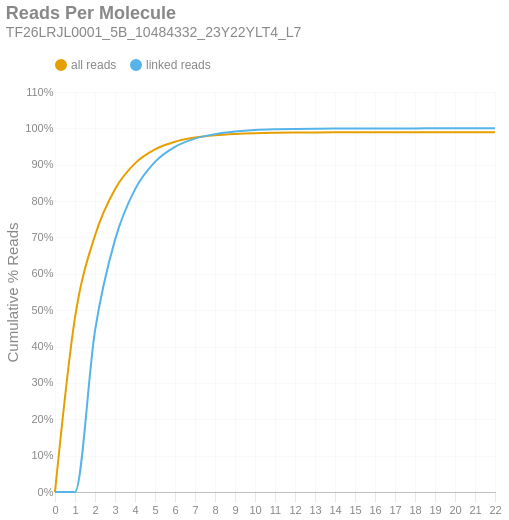

This figure's notebook cell:
### Markdown cell above
### Reads per Molecule
This chart shows the cumulative distribution of the number of reads per linked molecule. That is, how many alignments are associated with a unique molecule. This excludes the number of reads associated with invalid or absent linked-read barcodes. The `linked` histogram is the percentages recalculated when disregarding singletons.

### Code cell
if SKIPLR:
    print_html(f"Skipped")
else:
    counts = np.bincount(valids['reads'].cast(pl.Int64).to_numpy())
    weighted = counts * np.arange(len(counts))
    all_perc = weighted / n_reads
    linked_perc = weighted / n_linked_reads
    linked_perc[1] = 0
    binned_df = pl.DataFrame({
        'readsper': list(range(len(counts))),
        'all reads (cumsum)': np.cumsum(all_perc).tolist(),
        'linked reads (cumsum)': np.cumsum(linked_perc).tolist(),
    })

    with SafeRender(binned_df):
        (
            density_plot(binned_df, 'Reads Per Molecule', samplename, 'readspmol')
            .encode(
                x=alt.X('readsper:O', title=None).axis(labelAngle=0).scale(padding=0),
                y=alt.Y('value:Q', title='Cumulative % Reads').axis(format='%').stack(False),
                color=alt.Color("key:N").scale(domain=["all reads", "linked reads"]),
                tooltip=[
                    alt.Tooltip("key:N", title="Data Type"),
                    alt.Tooltip("readsper:O", title="Reads Per Molecule"),
                    alt.Tooltip("value:Q", format=".2%", title="% Reads (Cum.)")
                ]            
            )
        ).display()

### Figure 1 — Vega-Lite specification as saved in the notebook (floating-point values rounded to 4 significant figures)
{"width": "container", "height": 400, "config": {"title": {"anchor": "start", "dy": -15, "fontSize": 18, "color": "#888888", "subtitleColor": "#888888", "subtitleFontSize": 14}, "arc": {"fill": "#0072B2"}, "axis": {"domainColor": "#888888", "domainWidth": 0.5, "gridWidth": 0.2, "grid": false, "titleFontWeight": 400, "titleFontSize": 15, "labelFontSize": 11, "labelColor": "#888888", "tickColor": "#888888", "tickWidth": 0.2, "titleColor": "#888888"}, "axisBand": {"grid": false}, "axisX": {"grid": true, "tickSize": 10, "domainCap": "round"}, "axisY": {"domain": false, "grid": true, "tickSize": 0, "domainCap": "round"}, "background": "transparent", "header": {"labelFontSize": 15, "labelColor": "#888888", "titleFontSize": 15, "titleFontWeight": 600, "titleColor": "#888888"}, "legend": {"labelFont": "sans-serif", "labelFontSize": 12, "labelColor": "#888888", "symbolSize": 100, "symbolType": "circle", "titleFontSize": 12, "titlePadding": 10, "titleColor": "#888888", "title": null, "orient": "top"}, "range": {"category": ["#E69F00", "#56B4E9", "#009E73", "#F0E442", "#0072B2", "#D55E00", "#CC79A7", "#000000"], "diverging": ["#cfe8f3", "#a2d4ec", "#73bfe2", "#46abdb", "#1696d2", "#12719e"]}, "area": {"fill": "#0072B2", "fillOpacity": 0.7, "line": true, "strokeOpacity": 0.7}, "line": {"color": "#0072B2", "stroke": "#0072B2", "strokeWidth": 2}, "trail": {"color": "#0072B2", "stroke": "#0072B2", "strokeWidth": 0, "size": 1}, "point": {"filled": true, "fillOpacity": 1.0, "size": 95}, "text": {"color": "#888888", "fontSize": 11, "align": "right", "fontWeight": 400, "size": 11}, "bar": {"fill": "#0072B2", "stroke": null}, "view": {"stroke": null, "continuousWidth": 660, "continuousHeight": 400}}, "data": {"name": "data-7340d82894b07a8ebfe02c2e01196506"}, "mark": {"type": "line", "interpolate": "monotone", "point": {"opacity": 0, "size": 275}}, "encoding": {"color": {"field": "key", "scale": {"domain": ["all reads", "linked reads"]}, "type": "nominal"}, "tooltip": [{"field": "key", "title": "Data Type", "type": "nominal"}, {"field": "readsper", "title": "Reads Per Molecule", "type": "ordinal"}, {"field": "value", "format": ".2%", "title": "% Reads (Cum.)", "type": "quantitative"}], "x": {"axis": {"labelAngle": 0}, "field": "readsper", "scale": {"padding": 0}, "title": null, "type": "ordinal"}, "y": {"axis": {"format": "%"}, "field": "value", "stack": false, "title": "Cumulative % Reads", "type": "quantitative"}}, "params": [{"name": "param_c36ac31b6afebe62", "select": {"type": "point", "fields": ["key"]}, "bind": "legend"}], "title": {"text": "Reads Per Molecule", "subtitle": "TF26LRJL0001_5B_10484332_23Y22YLT4_L7"}, "transform": [{"fold": ["all reads (cumsum)", "linked reads (cumsum)"]}, {"calculate": "replace(datum.key, ' (cumsum)', '')", "as": "key"}, {"filter": {"param": "param_c36ac31b6afebe62"}}], "usermeta": {"embedOptions": {"downloadFileName": "TF26LRJL0001_5B_10484332_23Y22YLT4_L7.readspmol"}}, "$schema": "https://vega.github.io/schema/vega-lite/v6.4.1.json", "datasets": {"data-7340d82894b07a8ebfe02c2e01196506": [{"readsper": 0, "all reads (cumsum)": 0.0, "linked reads (cumsum)": 0.0}, {"readsper": 1, "all reads (cumsum)": 0.4793, "linked reads (cumsum)": 0.0}, {"readsper": 2, "all reads (cumsum)": 0.7054, "linked reads (cumsum)": 0.4434}, {"readsper": 3, "all reads (cumsum)": 0.8328, "linked reads (cumsum)": 0.6934}, {"readsper": 4, "all reads (cumsum)": 0.9037, "linked reads (cumsum)": 0.8323}, {"readsper": 5, "all reads (cumsum)": 0.9422, "linked reads (cumsum)": 0.908}, {"readsper": 6, "all reads (cumsum)": 0.9634, "linked reads (cumsum)": 0.9494}, {"readsper": 7, "all reads (cumsum)": 0.9748, "linked reads (cumsum)": 0.9718}, {"readsper": 8, "all reads (cumsum)": 0.9811, "linked reads (cumsum)": 0.9842}, {"readsper": 9, "all reads (cumsum)": 0.9846, "linked reads (cumsum)": 0.9911}, {"readsper": 10, "all reads (cumsum)": 0.9868, "linked reads (cumsum)": 0.9953}, {"readsper": 11, "all reads (cumsum)": 0.9878, "linked reads (cumsum)": 0.9974}, {"readsper": 12, "all reads (cumsum)": 0.9885, "linked reads (cumsum)": 0.9986}, {"readsper": 13, "all reads (cumsum)": 0.9888, "linked reads (cumsum)": 0.9993}, {"readsper": 14, "all reads (cumsum)": 0.989, "linked reads (cumsum)": 0.9996}, {"readsper": 15, "all reads (cumsum)": 0.9891, "linked reads (cumsum)": 0.9998}, {"readsper": 16, "all reads (cumsum)": 0.9891, "linked reads (cumsum)": 0.9999}, {"readsper": 17, "all reads (cumsum)": 0.9891, "linked reads (cumsum)": 0.9999}, {"readsper": 18, "all reads (cumsum)": 0.9892, "linked reads (cumsum)": 1.0}, {"readsper": 19, "all reads (cumsum)": 0.9892, "linked reads (cumsum)": 1.0}, {"readsper": 20, "all reads (cumsum)": 0.9892, "linked reads (cumsum)": 1.0}, {"readsper": 21, "all reads (cumsum)": 0.9892, "linked reads (cumsum)": 1.0}, {"readsper": 22, "all reads (cumsum)": 0.9892, "linked reads (cumsum)": 1.0}]}}
